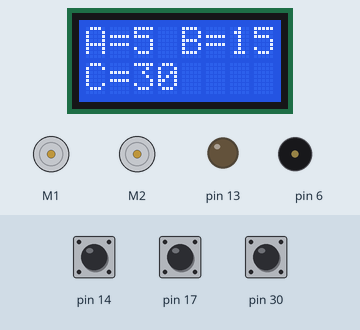
Recording of a sketch running on a simulated Arduino Leonardo, built with avr-gcc and run on an emulated ATmega32U4. Parts: 8×2 character LCD, 2 × DC motor (green arrow = forward, orange = backward, longer = faster), output pins drawn as LEDs (lit = HIGH), buzzer (waves = sounding). Dashed ring = blinking. Inputs (shaded band) come from the test bench; at power-on: pin 14 HIGH, pin 17 HIGH, pin 30 HIGH.

Above: at 0.8 s.
0.9 s: pin 14 pulled LOW for 0.15 s
At 1.7 s:
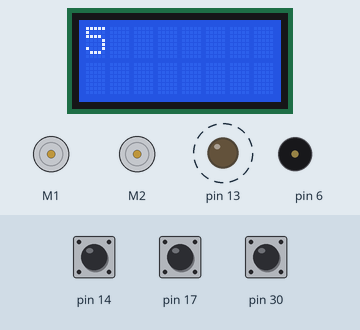
At 7.0 s:
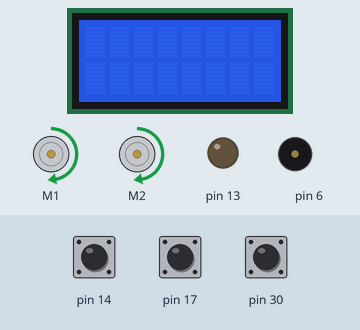
Timing chart, 0 to 8.5 s (numbered marks = the images above; inputs shaded):
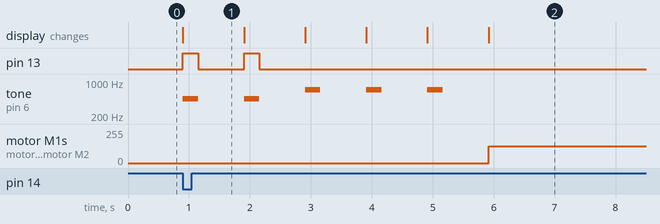

The sketch:

11-EnterTheRing.ino
```cpp
#include <Zumo32U4.h>

#define BLACK_THRESHOLD 350 // Any line sensor readings above this value are black. For this challenge, the line sensors are being read without calibration, meaning the values are slightly different than you might be used to (depending on lighting).

Zumo32U4LCD lcd;
Zumo32U4ButtonA buttonA;
Zumo32U4ButtonB buttonB;
Zumo32U4ButtonC buttonC;
Zumo32U4Buzzer buzzer;

Zumo32U4Motors motors;
Zumo32U4LineSensors lineSensors;
Zumo32U4ProximitySensors proxSensors;
// You are free to instantiate more sensors here (accelerometer, gyro, encoders, etc.)

unsigned int lineSensorValues[3];

void setup()
{
    // This initializes the line sensors and proximity sensors
    lineSensors.initThreeSensors();
    proxSensors.initThreeSensors();

    // This resets the LEDs in case any are currently lit
    ledYellow(0);
    ledGreen(0);
    ledRed(0);

    // This writes the initial instruction text to the LCD, indicating the delay for each btuton
    lcd.clear();
    lcd.print("A=5");
    lcd.gotoXY(4, 0);
    lcd.print("B=15");
    lcd.gotoXY(0, 1);
    lcd.print("C=30");

    // This waits for one of the buttons to be pressed, then records the correct timer length in seconds
    unsigned long timerLength;
    while (true)
    {
        if (buttonA.getSingleDebouncedPress())
        {
            timerLength = 5;
            break;
        }
        if (buttonB.getSingleDebouncedPress())
        {
            timerLength = 15;
            break;
        }
        if (buttonC.getSingleDebouncedPress())
        {
            timerLength = 30;
            break;
        }
    }

    // This loop repeats for each second of the timer
    int i;
    for (i = 0; i < timerLength; ++i) // Loop for the correct length
    {
        // This prints the remaining time to the LCD
        lcd.clear();
        lcd.print(timerLength - i);

        // Creates a "beep" and turns on an LED based on the current time
        if (timerLength - i > 3) // Most of the countdown uses a low pitch/volume and the yellow LED
        {
            buzzer.playFrequency(450, 250, 10);
            ledYellow(1);
        }
        else // The final three seconds are a higher pitch/volume with the red LED
        {
            buzzer.playFrequency(700, 250, 15);
            ledRed(1);
        }

        delay(250);   // Wait for the "beep" to stop
        ledRed(0);    // Turn off the red LED
        ledYellow(0); // Turn off the yellow LED
        delay(750);   // Wait for the rest of the second
    }
    lcd.clear(); // Clear the LCD after the countdown

    // This starts the robot moving forwards
    motors.setSpeeds(200, 200);
}

void loop()
{
    // This reads the line and proximity sensors
    lineSensors.read(lineSensorValues);
    proxSensors.read();

    // ADD CODE HERE
}
```

Measured:
- after the input at 0.9 s, pin 13: alternates HIGH for 0.25 s and LOW for 0.75 s, 4 changes in all, then stays LOW, starting at once; tone on pin 6: plays 450 Hz for 0.25 s, 450 Hz for 0.25 s, 700 Hz for 0.25 s, 700 Hz for 0.25 s, 700 Hz for 0.25 s, starting at once
